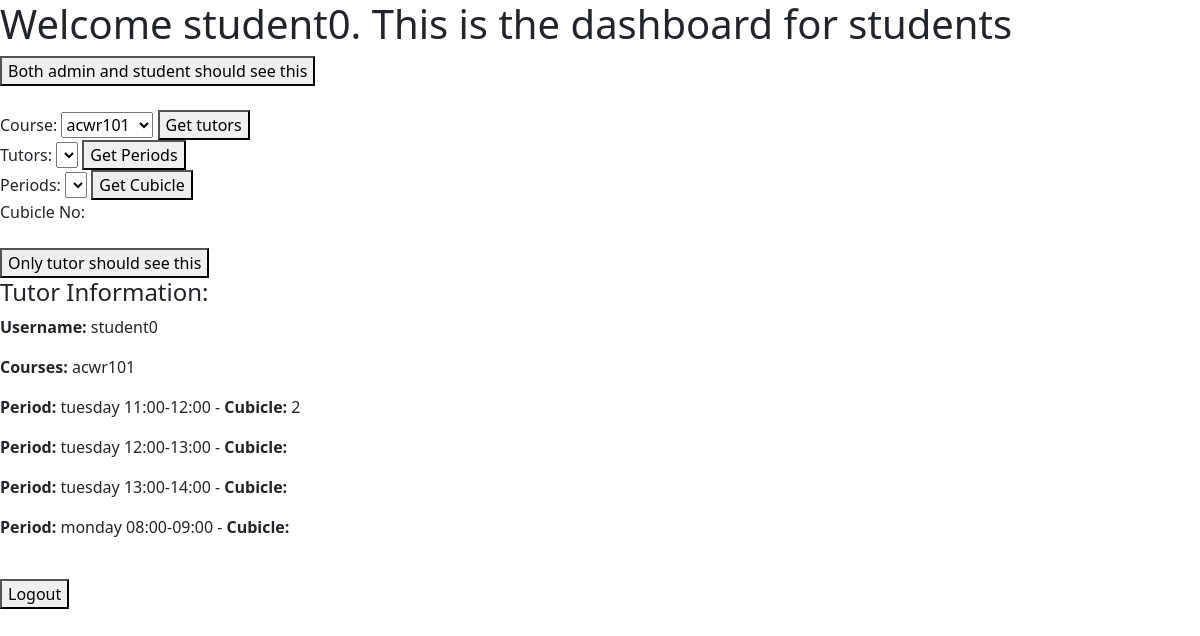
/selectCourse (signed in), run on an earlier commit of the app's database.
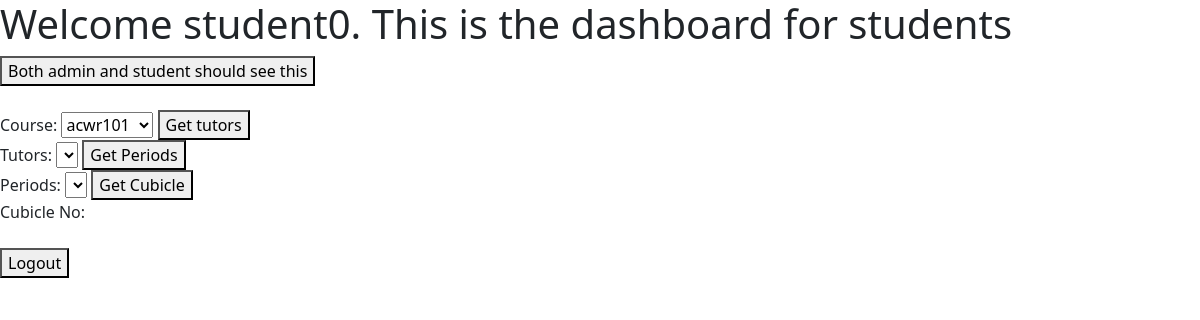
And on a later commit of the database.
### tables this page shows
CREATE TABLE course_tutor_db( 
        course_code VARCHAR(50),
        tutor_name VARCHAR(50),
        PRIMARY KEY (course_code, tutor_name),
        FOREIGN KEY (course_code) REFERENCES courses_db(code) ON DELETE CASCADE,
        FOREIGN KEY (tutor_name) REFERENCES tutors_db(username) ON DELETE CASCADE);

CREATE TABLE periods_db(
    id INTEGER PRIMARY KEY AUTOINCREMENT,
    day VARCHAR(10) CHECK (day IN ("monday","tuesday","wednesday","thursday","friday")),
    interval VARCHAR(12) CHECK (interval IN ("08:00-09:00", "09:00-10:00", "10:00-11:00","11:00-12:00","12:00-13:00","13:00-14:00","14:00-15:00","15:00-16:00","16:00-17:00")));

### app.py (the view)
@app.route('/selectCourse', methods=['GET'])
def addTutorCourse():
    selected_course = request.args.get("head_tutor_course_selection")
    tutors = TS.getTutorByCourse(selected_course)
    return dashboard(tutors=tutors, selected_course=selected_course)

### repository/CourseRepository.py (called while the page is built)
def getAllCourses():
    c, conn = Repo.getCursorAndConnection()
    c.execute(
        f"SELECT code FROM {DB.courses}")
    courses = c.fetchall()
    conn.close()
    return courses

### repository/CourseTutorRepository.py (called while the page is built)
def getTutorsByCourse(courseCode: str):
    c, conn = Repo.getCursorAndConnection()
    c.execute(f"SELECT tutor_name FROM {DB.course_tutor} WHERE course_code = '{courseCode}'")
    result = c.fetchall()
    conn.close()
    return result

def getCoursesByTutor(tutor_name: str):
    c, conn = Repo.getCursorAndConnection()
    c.execute(f"SELECT course_code FROM {DB.course_tutor} WHERE tutor_name = '{tutor_name}'")
    result = c.fetchall()
    conn.close()
    return result

### repository/PeriodRepository.py (called while the page is built)
def getAllPeriods():
    c, conn = Repo.getCursorAndConnection()
    c.execute(
        f"SELECT * FROM {DB.periods}")
    periods = c.fetchall()
    conn.close()
    return periods

def getPeriod(day, interval):
    c, conn = Repo.getCursorAndConnection()
    c.execute(
        f"SELECT * FROM {DB.periods} WHERE day = ? and interval = ?", (day, interval))
    period = c.fetchone()
    conn.close()
    return period

def getDayAndInterval(period_id):
    c, conn = Repo.getCursorAndConnection()
    c.execute(
        f"SELECT day, interval FROM {DB.periods} WHERE id = ?", (period_id[0],))
    day, interval = c.fetchone()
    conn.close()
    return day, interval

### repository/Repository.py (called while the page is built)
def getCursorAndConnection():
    conn = sqlite3.connect(DB.project_db)
    conn.execute("PRAGMA foreign_keys = 1")
    c = conn.cursor()
    return c, conn

### repository/TutorPeriodCubicleRepository.py (called while the page is built)
def getCubicleByTutorPeriod(tutor_username: str, period_id: str):
    c, conn = Repo.getCursorAndConnection()
    c.execute(f"SELECT cubicle_number FROM {DB.tp_cubicle}"
              f" WHERE tp_id IN"
              f" (SELECT id FROM {DB.tutor_period}"
              f" WHERE tutor_username='{tutor_username}' AND period_id='{period_id}')")
    result = c.fetchall()
    conn.close()
    return result

### repository/TutorPeriodRepository.py (called while the page is built)
def getPeriodsByTutor(selected_tutor):
    c, conn = Repo.getCursorAndConnection()
    c.execute(f"SELECT period_id FROM {DB.tutor_period} WHERE tutor_username = '{selected_tutor}'")
    result = c.fetchall()
    conn.close()
    return result

### repository/UserRepository.py (called while the page is built)
def getAllStudents():
    c, conn = Repo.getCursorAndConnection()
    c.execute(f"SELECT username FROM {DB.users} WHERE role = 'student'")
    result = c.fetchall()
    conn.close()
    return result

def isTutorByUsername(username: str):
    tutor = getTutorByUsername(username)
    return not (tutor is None)

### templates/dashboard.html (shortened to what this page needs)
<!DOCTYPE html>
<html>
<head>
    <link href="https://cdn.jsdelivr.net/npm/bootstrap@5.0.1/dist/css/bootstrap.min.css" rel="stylesheet"
>
    <link rel="stylesheet"
        href="https://cdnjs.cloudflare.com/ajax/libs/bootstrap-select/1.14.0-beta2/css/bootstrap-select.min.css"
 />
</head>
<body>
    <h1>Welcome {{username}}. This is the dashboard for {{role}}s</h1>
    <div class="buttons">
        <form action="/feature1" method="GET">
            <button>Both admin and student should see this</button>
        </form>
    </div>
    <br>
    <div class="buttons">
        <form action="/selectCourseStudent" method="GET">
            <label for="course_selection_stu">Course:</label>
            <select id="course_selection_stu" name="course_selection_stu">
                {% if courses %}
                {% for course in courses %}
                <option value="{{course}}" {% if selected_course and course==selected_course %} selected {% endif %}>
                    {{course}} </option>
                {% endfor %}
                {% endif %}
            </select>
            <button>Get tutors</button>
        </form>
        <form action="/getPeriodsOfTutorStudent" method="POST">
            <label for="tutor_selection_stu">Tutors:</label>
            <select id="tutor_selection_stu" name="tutor_selection_stu">
            </select>
            <button>Get Periods</button>
        </form>
        <form action="/getCubicle" method="POST">
            <label for="period_selection_stu">Periods:</label>
            <select id="period_selection_stu" name="period_selection_stu">
            </select>
            <button>Get Cubicle</button>
        </form>
        <div>
            <label for="cubicle_display">Cubicle No:</label>
        </div>
    </div>
    {% if isTutor %}
    <br>
    <div class="buttons">
        <form action="/feature2" method="GET">
            <button>Only tutor should see this</button>
        </form>
    </div>
    <div class="tutor-info">
        <h4>Tutor Information:</h4>
        <p><strong>Username:</strong> {{ username }}</p>
        <p><strong>Courses:</strong> {% for course in assigned_courses %}{{ course }} {% if not loop.last %} | {% endif %} {% endfor %}</p>
        {% for period, cubicle_list in cubiclesOfTutor %}
        <p>
            <strong>Period:</strong> {{ period[0] }} {{ period[1] }} - <strong>Cubicle:</strong>
            {% for cubicle in cubicle_list %}{{ cubicle }}{% if not loop.last %}, {% endif %}{% endfor %}
        </p>
        {% endfor %}
    </div>
    {% endif %}
    <br>
    <div class="buttons">
        <form action="/logout" method="POST">
            <button>Logout</button>
        </form>
    </div>
</body>
</html>

What changed in the data, as far as the page shows it:
removed course_tutor_db: course_code "acwr101"
no longer on this page (row unchanged): periods_db: day "tuesday", interval "11:00-12:00", cubicle_list "2"
no longer on this page (row unchanged): periods_db: day "tuesday", interval "12:00-13:00"
no longer on this page (row unchanged): periods_db: day "tuesday", interval "13:00-14:00"
no longer on this page (row unchanged): periods_db: day "monday", interval "08:00-09:00"
Also different on the page:
{{ username }}: "student0" → (not shown)
text no longer shown: "Only tutor should see this Tutor Information: Username: Courses:"
